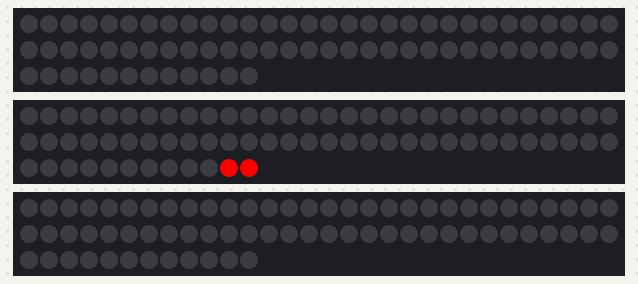
Bench run of a sketch on a simulated Arduino Uno, built with avr-gcc and run on an emulated ATmega328P. Parts: 3 × 72 RGB LEDs in strip order, left to right, continuing on the next row.

Above: at 1.9 s.
At 3.1 s:
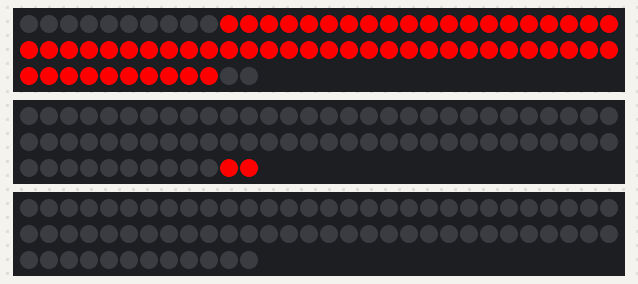
At 16.1 s:
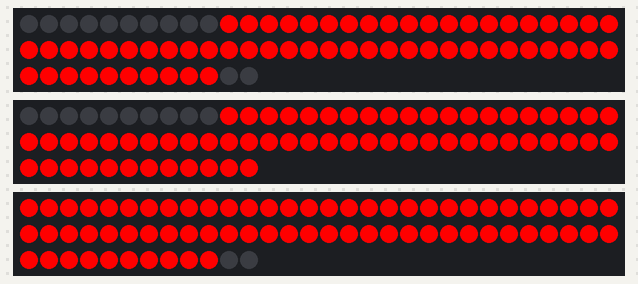
At 17.6 s:
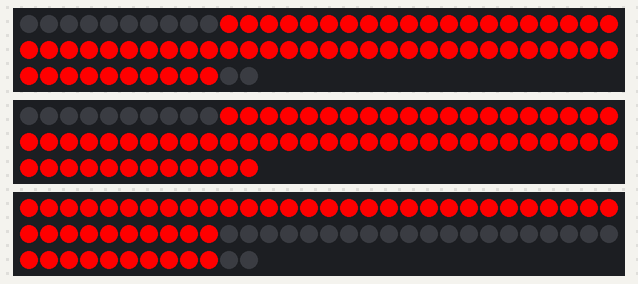
At 32.4 s:
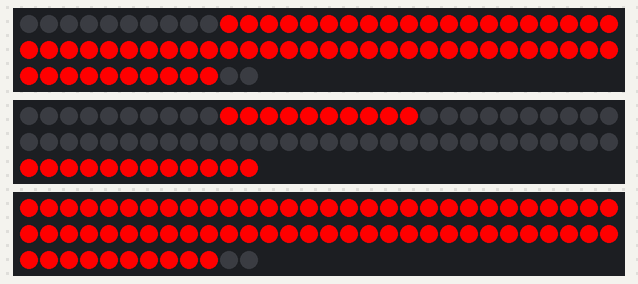
At 35.2 s:
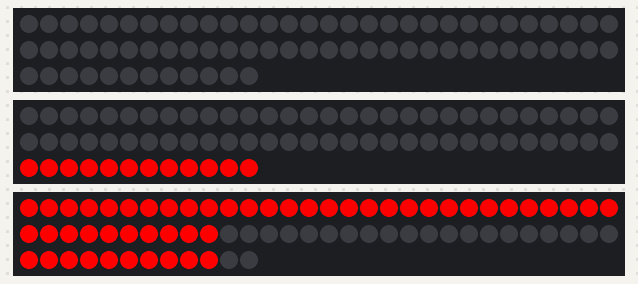

Measured:
- what the display in image 0 shows lasts 1.1 s, from 1.9 s to 3.0 s
- what the display in image 2 shows lasts 1.6 s, from 16.0 s to 17.6 s
- what the display in image 3 shows lasts 1.6 s, from 17.6 s to 19.2 s
- what the display in image 5 shows lasts 0.8 s, from 35.2 s to 36.0 s

The sketch:

NumberLED.ino
```cpp
// Use if you want to force the software SPI subsystem to be used for some reason (generally, you don't)
// #define FASTLED_FORCE_SOFTWARE_SPI
// Use if you want to force non-accelerated pin access (hint: you really don't, it breaks lots of things)
// #define FASTLED_FORCE_SOFTWARE_SPI
// #define FASTLED_FORCE_SOFTWARE_PINS
#include "FastLED.h"

///////////////////////////////////////////////////////////////////////////////////////////
//
// Move a white dot along the strip of leds.  This program simply shows how to configure the leds,
// and then how to turn a single pixel white and then off, moving down the line of pixels.
//

// How many leds are in the strip?
#define NUM_LEDS 70
#define MAX_LEDS 72
#define NUM_CHAR 3

// Data pin that led data will be written out over
#define TENS_PIN 6
#define ONES_PIN 7
#define DEC_PIN 8

#define TENS_POS 0
#define ONES_POS 1
#define DEC_POS 2

// Clock pin only needed for SPI based chipsets when not using hardware SPI
//#define CLOCK_PIN 8

// This is an array of leds.  One item for each led in your strip.
CRGB leds[NUM_CHAR][MAX_LEDS];
double prevNum[3] = {-1,-1,-1};

double num = 0.0;
int count = 0;

// This function sets up the ledsand tells the controller about them
void setup() {
     // Serial.begin(9600);

      FastLED.addLeds<WS2811, TENS_PIN, GRB>(leds[TENS_POS], MAX_LEDS);
      FastLED.addLeds<WS2811, ONES_PIN, GRB>(leds[ONES_POS], MAX_LEDS);
      FastLED.addLeds<WS2811, DEC_PIN, GRB>(leds[DEC_POS], MAX_LEDS);

      clearNumber(TENS_POS);
      clearNumber(ONES_POS);
      clearNumber(DEC_POS);

      setDecPoint();
      Serial.print("Dec Done");
}

// This function runs over and over, and is where you do the magic to light
// your leds.
void loop() {
   count++;
   if(count % 1 == 0)
   {
      num += .1;// * ((count % 4) - 1);
      //fgnum += (random(0,3)/10.0)*(random(0,3) - 1);
      if(num < 0)
        num == 0;
   }
   if(count % 20 == 0)
   {
      for(int i = 0; i < 3; i++)
      {
        prevNum[i] = -1;
        clearNumber(i);
      }

      delay(1000);
   }

   //Serial.println(String(num, 1));
   writeNum2(num);

   delay(500);
}

void writeNum2(double value)
{
    int val = (int)(value * 10);

    double num[3];
    num[DEC_POS] = val % 10;
    val = (val - (val % 10))/10;
    num[ONES_POS] = val % 10;
    val = (val - (val % 10))/10;
    num[TENS_POS] = val % 10;

    for(int i = 0; i < 3; i++)
    {
      if(num[i] != prevNum[i])
      {
        setNumber(num[i], i);
        prevNum[i] = num[i];
      }
    }
}

void writeNum(double value)
{
  int val = (int)(value * 10);

  if(val > 0 && val < 10)
  {
    clearNumber(TENS_POS);
    clearNumber(ONES_POS);

    if(val % 10 != prevNum[DEC_POS])
    {
      setNumber((val % 10), DEC_POS);
      prevNum[DEC_POS] = val % 10;
    }
  }
  else if(val >= 10 && val < 100)
  {
    clearNumber(TENS_POS);

    if(val % 10 != prevNum[DEC_POS])
    {
      setNumber((val % 10), DEC_POS);
      prevNum[DEC_POS] = val % 10;
    }

    val = (val - (val % 10))/10;

    if(val % 10 != prevNum[ONES_POS])
    {
      setNumber((val % 10), ONES_POS);
      prevNum[ONES_POS] = val % 10;
    }
    Serial.print(val);
  }
  else if(val >= 100)
  {
    if(val % 10 != prevNum[DEC_POS])
    {
      setNumber((val % 10), DEC_POS);
      prevNum[DEC_POS] = val % 10;
    }

    val = (val - (val % 10))/10;

    if(val % 10 != prevNum[ONES_POS])
    {
      setNumber((val % 10), ONES_POS);
      prevNum[ONES_POS] = val % 10;
    }

    val = (val - (val % 10))/10;

    if(val % 10 != prevNum[TENS_POS])
    {
      setNumber((val % 10), TENS_POS);
      prevNum[TENS_POS] = val % 10;
    }
  }
}

void setDecPoint(void)
{
   for(int i = NUM_LEDS; i < MAX_LEDS; i++)
   {
      leds[1][i] = CRGB::Red;
      FastLED.show();
   }
}

void clearNumber(int pos)
{
  for(int i = 0; i < NUM_LEDS; i++)
  {
    leds[pos][i] = CRGB::Black;
    FastLED.show();
  }
}

void setNumber(int num, int pos){
  clearNumber(pos);

  if(num == 0)
  {
    for(int i = 10; i < NUM_LEDS; i = i + 1) {
      leds[pos][i] = CRGB::Red;
      FastLED.show();
    }
  }
  else if(num == 1)
  {
    for(int i = 10; i < 20; i = i + 1) {
      leds[pos][i] = CRGB::Red;
      FastLED.show();
    }
    for(int i = 60; i < NUM_LEDS; i = i + 1) {
      leds[pos][i] = CRGB::Red;
      FastLED.show();
    }
  }
  else if(num == 2)
  {
    for(int i = 0; i < 30; i = i + 1) {
      leds[pos][i] = CRGB::Red;
      FastLED.show();
    }
    for(int i = 40; i < 60; i = i + 1) {
      leds[pos][i] = CRGB::Red;
      FastLED.show();
    }
  }
  else if(num == 3)
  {
    for(int i = 0; i < 30; i = i + 1) {
      leds[pos][i] = CRGB::Red;
      FastLED.show();
    }
    for(int i = 50; i < NUM_LEDS; i = i + 1) {
      leds[pos][i] = CRGB::Red;
      FastLED.show();
    }
  }
  else if(num == 4)
  {
    for(int i = 0; i < 20; i = i + 1) {
      leds[pos][i] = CRGB::Red;
      FastLED.show();
    }
    for(int i = 30; i < 40; i = i + 1) {
      leds[pos][i] = CRGB::Red;
      FastLED.show();
    }
    for(int i = 60; i < NUM_LEDS; i = i + 1) {
      leds[pos][i] = CRGB::Red;
      FastLED.show();
    }
  }
  else if(num == 5)
  {
    for(int i = 0; i < 10; i = i + 1) {
      leds[pos][i] = CRGB::Red;
      FastLED.show();
    }
    for(int i = 20; i < 40; i = i + 1) {
      leds[pos][i] = CRGB::Red;
      FastLED.show();
    }
    for(int i = 50; i < NUM_LEDS; i = i + 1) {
      leds[pos][i] = CRGB::Red;
      FastLED.show();
    }
  }
  else if(num == 6)
  {
    for(int i = 0; i < 10; i = i + 1) {
      leds[pos][i] = CRGB::Red;
      FastLED.show();
    }
    for(int i = 20; i < NUM_LEDS; i = i + 1) {
      leds[pos][i] = CRGB::Red;
      FastLED.show();
    }
  }
  else if(num == 7)
  {
    for(int i = 10; i < 30; i = i + 1) {
      leds[pos][i] = CRGB::Red;
      FastLED.show();
    }
    for(int i = 60; i < NUM_LEDS; i = i + 1) {
      leds[pos][i] = CRGB::Red;
      FastLED.show();
    }
  }
  else if(num == 8)
  {
    for(int i = 0; i < NUM_LEDS; i = i + 1) {
      leds[pos][i] = CRGB::Red;
      FastLED.show();
    }
  }
  else
  {
    for(int i = 0; i < 40; i = i + 1) {
      leds[pos][i] = CRGB::Red;
      FastLED.show();
    }
    for(int i = 60; i < NUM_LEDS; i = i + 1) {
      leds[pos][i] = CRGB::Red;
      FastLED.show();
    }
  }
}
```
